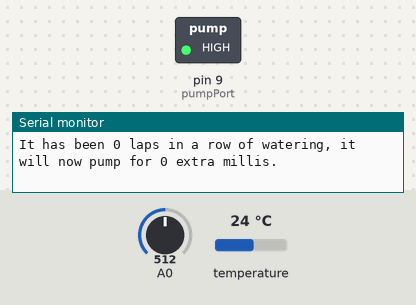
A sketch run on a simulated Arduino Uno, built for the host (arithmetic inside an expression is 32-bit, double 64-bit). On the bench: switched loads named in the sketch (green lamp = pin HIGH), the last lines printed to the serial monitor. The test bench sets the inputs (shaded band); at power-on: A0 = 512, temperature 24 °C. WiFi joins after 1.5 s; servers stay silent unless stated.

Above: at 1.6 s.
At 104.0 s:
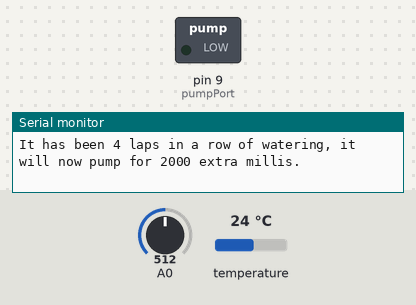
Timing chart, 0 to 128.4 s (numbered marks = the images above):
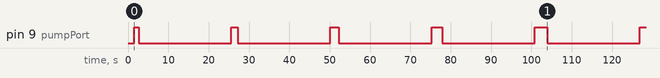

The sketch:

sketch_dec12b.ino
```cpp
#include <SoftwareSerial.h>   //Library for serial communication

// Headers for the temperaturelogging
#include <OneWire.h>
#include <DallasTemperature.h>

//Headers for communication
#include <SPI.h>
#include <Ethernet.h>
#include <EthernetUdp.h>

#define ONE_WIRE_BUS 2

//Server settings
byte mac[] = {0x00, 0xAA, 0xBB, 0xCC, 0xDE, 0x02};
char server[] = "188.226.137.177";
// Initialize the Ethernet client library
// with the IP address and port of the server
// that you want to connect to (port 80 is default for HTTP):
EthernetClient client;

/*Change the value to modify when the watering should start. Dry air
 is approximately 650, very dry soil is approximately 610. Very moist
 soil yields approximately 200.*/
int maxValueBefWatering = 450;

/* Change of the following variable for the amount of seconds in between
 sampling for program logic (interval inbetween checking the moist
 sensor).*/
int milliSecondsDelay = 20000;
 /* This integer sets how long the pump will be on for when the waterMe
 method is called for the first time in a row. It will increase with
 each lap.*/
int milliSecondsPump = 1000;

/* This counter keeps track on how many times in a row the watering
 method has been called*/
int counter = 0;

/* Following variable declares output port of pump relay*/
int pumpPort = 9;

// Setup a oneWire instance on pin 2
OneWire oneWire(ONE_WIRE_BUS);

// Pass our oneWire reference to Dallas Temperature.
DallasTemperature sensors(&oneWire);

//Setup
void setup()
{
  // initialize serial communication at 9600 bits per second:
  Serial.begin(9600);
  pinMode(pumpPort, OUTPUT);    //Output for the water pump
  sensors.begin();        //One wire sensors
  int started = Ethernet.begin(mac);
  if (started == 0) {Serial.println("Connection error");}
  // print your local IP address:
  printIPAddress();
}

void updateStats(int currentMoistValue, double currentTemp)
{
  Serial.print("\nUpdate function values from sensors: \nMoist = " + String(currentMoistValue) + "\nTemperature = " + String(currentTemp) + "\n");
  // give the Ethernet shield a second to initialize:
  delay(1000);
  Serial.println("connecting...");
  if (client.connect(server, 8000))
  {
    Serial.println("connected");
    // Make a HTTP request:
    client.println("POST /post/ HTTP/1.1");
    client.println("Host: 188.226.137.177");
    client.println("User-Agent: " + String(currentMoistValue) + "," + String(currentTemp)); // Here we enter the data
    client.println("");
    delay(1000);
    client.stop();
    Serial.println("Client stop");
  }
  else
  {
    // if you didn't get a connection to the server:
    Serial.println("connection failed");
  }
}

void waterThePlant()
{
   Serial.println("In watering method because value is over my max value: " + String(maxValueBefWatering));
   digitalWrite(pumpPort, HIGH);    //Start pumping
   /*Because it is hard to predict how long the pump will need to be on for it increases
    with the value of extraMilliseconds each time it pumps in row with the amount of
    milliseconds specified below. Starting out at 0 * some constant and increasing with
    1 * same constant and so on. After it passes a lap without watering it will reset*/
   int extraMilliseconds = counter * 500;
   Serial.println("It has been " + String(counter) + " laps in a row of watering, it will now pump for " + String(extraMilliseconds) + " extra millis.");
   delay(milliSecondsPump + extraMilliseconds);
   digitalWrite(pumpPort,LOW);      //Stop pumping
}

void printIPAddress()
{
  Serial.print("My IP address: ");
  for (byte thisByte = 0; thisByte < 4; thisByte++)
  {
    // print the value of each byte of the IP address:
    Serial.print(Ethernet.localIP()[thisByte], DEC);
    Serial.print(".");
  }
  Serial.println();
}

void loop()
{
  int moistSensorValue = analogRead(A0);
  if (moistSensorValue >= maxValueBefWatering)
  {
    waterThePlant();
    counter++;    //For extra pump time
  }
  else { counter = 0;}    //Resetting for right starting value for watering time next watering session
  sensors.requestTemperatures();
  double temp = sensors.getTempCByIndex(0);
  updateStats(moistSensorValue, temp);
  Serial.println("Actual value of moist sensor = " + String(moistSensorValue) + "\nActual temperature measured = " + String(temp) + "\n");
  delay(milliSecondsDelay);
}
```

Measured:
- by itself, pin 9 (pumpPort): LOW → HIGH at 1.5 s, → LOW 1.1 s later, → HIGH 23.0 s later, → LOW 1.6 s later, … (11 changes in this stretch)
